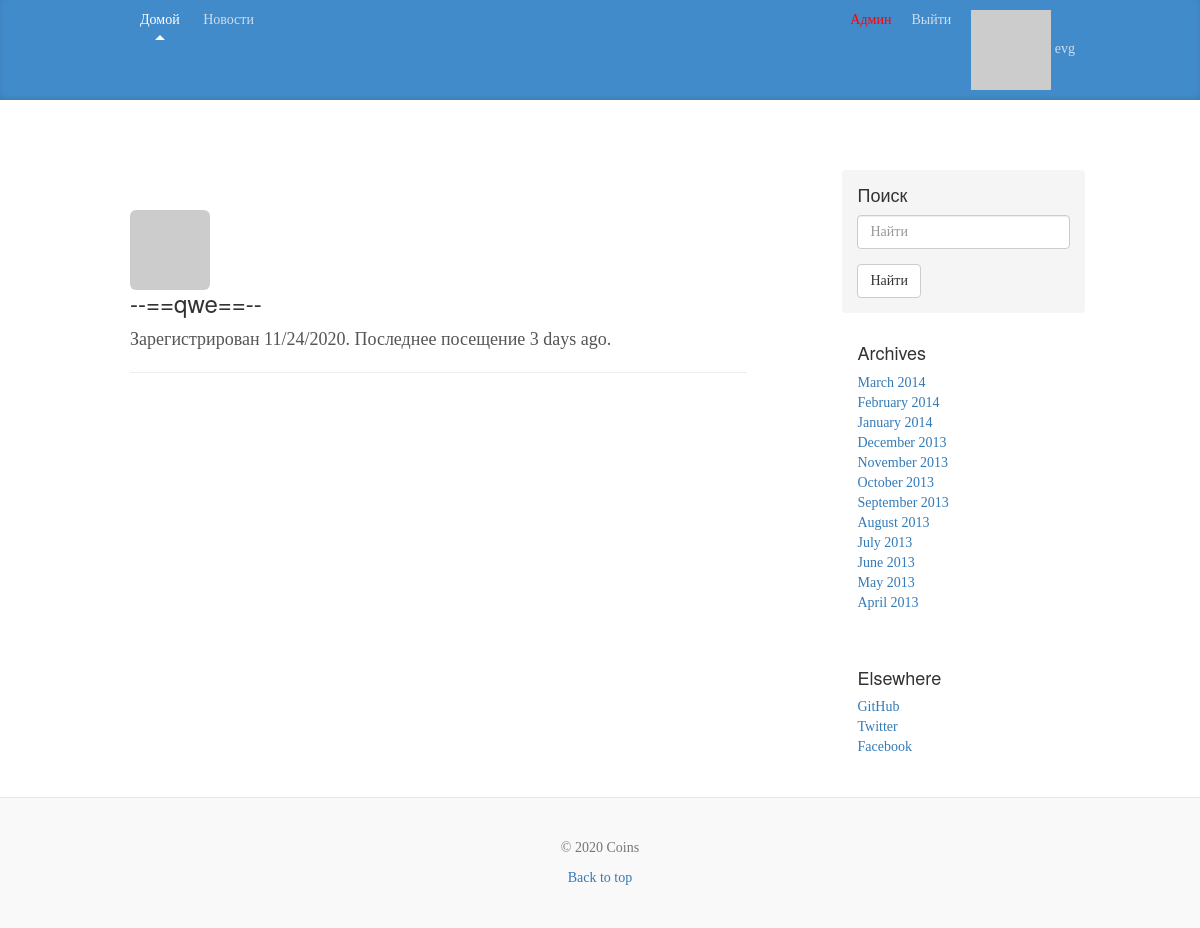
/user/qwe (signed in), run on the app's committed database.
### app/models.py (models this page shows, shortened)
class User(db.Model, UserMixin):
    __tablename__ = 'user'
    id = db.Column(db.Integer, primary_key=True)
    email = db.Column(db.String(255), unique=True)
    username = db.Column(db.String(255), unique=True, index=True)
    password_hash = db.Column(db.String(255))
    active = db.Column(db.Boolean())
    confirmed_at = db.Column(db.DateTime())
    name = db.Column(db.String(64))
    location = db.Column(db.String(64))
    member_since = db.Column(db.DateTime(), default=datetime.utcnow)
    about_me = db.Column(db.String(140))
    last_seen = db.Column(db.DateTime, default=datetime.utcnow)
    avatar_hash = db.Column(db.String(32))
    roles = db.relationship('Role', secondary='roles_users', backref=db.backref('users', lazy='dynamic'))
    posts = db.relationship('Post', backref='author', lazy='dynamic')
    @property
    def password(self):
        raise AttributeError('password is not a readable attribute')
    def gravatar(self, size=100, default='identicon', rating='g'):
        url = 'https://secure.gravatar.com/avatar'
        hash = self.avatar_hash or self.gravatar_hash()
        return '{url}/{hash}?s={size}&d={default}&r={rating}'.\
                        format(url=url, hash=hash, size=size, default=default, rating=rating)
    def is_administrator(self):
        for r in self.roles:
            if str(r) == 'admin':
                return True
        return False

### app/users/controllers.py (the view)
@module.route('/user/<username>')
@login_required
def user(username):
    user = User.query.filter_by(username=username).first_or_404()
    if current_user.confirmed_at is None:
        return redirect(url_for('users.unconfirmed'))
    return render_template('users/user.html', user=user)

### app/models.py (called while the page is built)
@login_manager.user_loader
def load_user(user_id):
    return User.query.get(int(user_id))

    def __repr__(self):
        return self.name

### app/users/controllers.py (called while the page is built)
@module.before_request
def before_request():
    if current_user.is_authenticated:
        current_user.last_seen = datetime.utcnow()
        db.session.commit()

### app/templates/users/user.html (shortened to what this page needs)
{% extends "layout.html" %}
{% block content %}
<div class="page-header">
<img class="img-rounded profile-thumbnail" src="{{ user.gravatar(size=128) }}">
<div class="profile-header">
<h3 class="mt-5">--=={{ user.username }}==--</h3>
    <p>Зарегистрирован {{ moment(user.member_since).format('L') }}. Последнее посещение {{ moment(user.last_seen).fromNow() }}.</p>
 </div>
</div>
{% endblock %}

### app/templates/layout.html (shortened to what this page needs)
{% extends "bootstrap/base.html" %}
{% import "bootstrap/fixes.html" as fixes %}
{% block head %}
  {{super()}}
{% endblock %}
{% block styles %}
  {{super()}}
  <link href="/static/css/blog.css" rel="stylesheet">
{% endblock %}
{% block body %}
  {% block navbar %}
  <div class="blog-masthead">
    <div class="container">
    <nav class="blog-nav">
            <a class="blog-nav-item active" href="{{ url_for('users.index') }}">Домой</a>
            <a class="blog-nav-item" href="{{ url_for('posts.news') }}">Новости</a>
            {% if current_user.is_authenticated %}
            <a class="blog-nav-item navbar-right" href="{{ url_for('users.user', username=current_user.username) }}">
                  <img src="{{ current_user.gravatar(size=18) }}">
                  {{ current_user.username }}
                </a>
            <a class="blog-nav-item navbar-right" href="{{ url_for('users.logout') }}">Выйти</a>
            {% else %}
            <a class="blog-nav-item navbar-right" href="{{ url_for('users.reg') }}">Регистрация</a>
            <a class="blog-nav-item navbar-right" href="{{ url_for('users.log') }}"><span class="glyphicon glyphicon-log-in"></span>  Войти</a>
            {% endif %}
          {% if current_user.is_authenticated %}
                {% if current_user.is_administrator() %}
              <a class="blog-nav-item navbar-right" style="color: rgb(255, 0, 0)" href="{{ url_for('admin.index') }}">Админ</a>
                {% endif %}
          {% endif %}
    </nav>
  </div>
  </div>
  {% endblock %}
  <div class="container">
    {% import "bootstrap/utils.html" as utils %} {{ utils.flashed_messages(dismissible=True, container=False) }}
    <div class="blog-header">
    </div>
    <div class="row">
      <div class="col-sm-8 blog-main">
      {% block content %}{% endblock %}
      </div>
      <div class="col-sm-3 col-sm-offset-1 blog-sidebar">
        <div class="sidebar-module sidebar-module-inset">
          <h4>Поиск</h4>
          <form method='GET' action="{{ url_for('posts.news') }}">
            <div class="form-group">
              <input type="text" class="form-control" placeholder="Найти" name="q" value="{{ request.args.get('q', '') }}">
            </div>
            <button type="submit" class="btn btn-default">Найти</button>
          </form>
        </div>
        <div class="sidebar-module">
          <h4>Archives</h4>
          <ol class="list-unstyled">
            <li><a href="#">March 2014</a></li>
            <li><a href="#">February 2014</a></li>
            <li><a href="#">January 2014</a></li>
            <li><a href="#">December 2013</a></li>
            <li><a href="#">November 2013</a></li>
            <li><a href="#">October 2013</a></li>
            <li><a href="#">September 2013</a></li>
            <li><a href="#">August 2013</a></li>
            <li><a href="#">July 2013</a></li>
            <li><a href="#">June 2013</a></li>
            <li><a href="#">May 2013</a></li>
            <li><a href="#">April 2013</a></li>
          </ol>
        </div>
        <div class="sidebar-module">
          <h4>Elsewhere</h4>
          <ol class="list-unstyled">
            <li><a href="#">GitHub</a></li>
            <li><a href="#">Twitter</a></li>
            <li><a href="#">Facebook</a></li>
          </ol>
        </div>
      </div>
    </div>
  </div>
  <footer class="blog-footer">
      <p class="text-muted">&copy; <script type="text/javascript">var mdate = new Date(); document.write(mdate.getFullYear());</script> {{ config.get('APP_NAME')  }} </p>
      <p>
        <a href="#">Back to top</a>
      </p>
  </footer>
{% endblock %}

### app/static/css/blog.css (style rules this page uses)
body { font-family: Georgia, "Times New Roman", Times, serif; color: #555; }
h1, .h1, h2, .h2, h3, .h3, h4, .h4, h5, .h5, h6, .h6 { margin-top: 0; font-family: "Helvetica Neue", Helvetica, Arial, sans-serif; font-weight: normal; color: #333; }
@media (min-width: 1200px) { .container { width: 970px; } }
.blog-masthead { background-color: #428bca; -webkit-box-shadow: inset 0 -2px 5px rgba(0,0,0,.1); box-shadow: inset 0 -2px 5px rgba(0,0,0,.1); }
.blog-nav-item { position: relative; display: inline-block; padding: 10px; font-weight: 500; color: #cdddeb; }
.blog-nav .active { color: #fff; }
.blog-nav .active:after { position: absolute; bottom: 0; left: 50%; width: 0; height: 0; margin-left: -5px; vertical-align: middle; content: " "; border-right: 5px solid transparent; border-bottom: 5px solid; border-left: 5px solid transparent; }
.blog-header { padding-top: 20px; padding-bottom: 20px; }
.blog-main { font-size: 18px; line-height: 1.5; }
.sidebar-module { padding: 15px; margin: 0 -15px 15px; }
.sidebar-module-inset { padding: 15px; background-color: #f5f5f5; border-radius: 4px; }
.blog-footer { padding: 40px 0; color: #999; text-align: center; background-color: #f9f9f9; border-top: 1px solid #e5e5e5; }
.blog-footer p:last-child { margin-bottom: 0; }

### data on the page
User: username "evg"
User: username "qwe", member_since "11/24/2020", last_seen "3 days ago"

### other printed values
{{ config.get('APP_NAME') }} "Coins"
